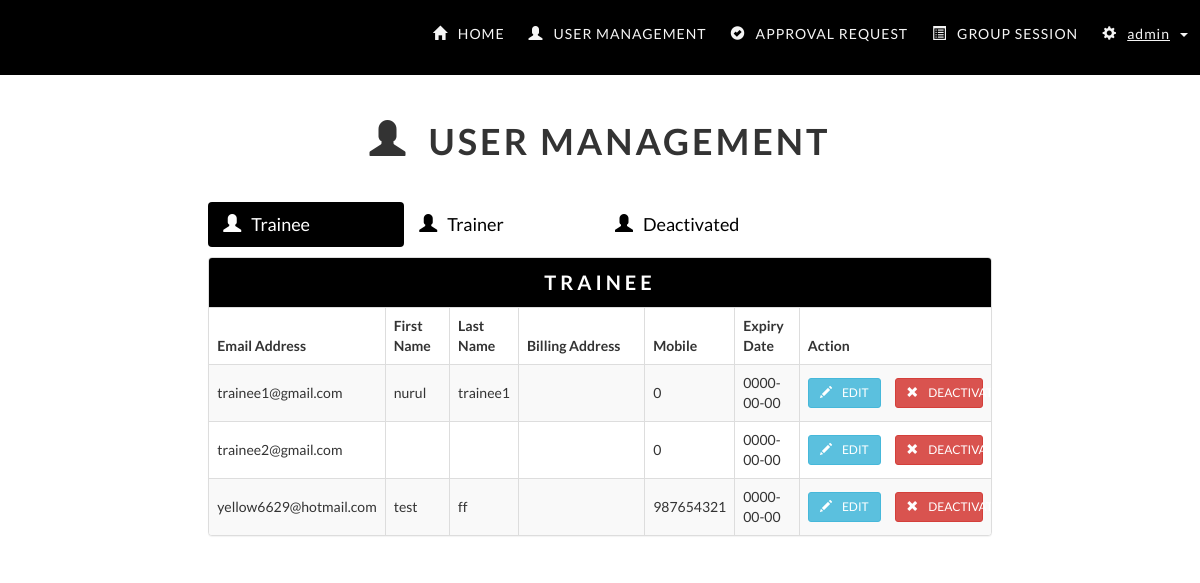
/administrator/user-management.php, run on the app's committed database.
### tables this page shows
CREATE TABLE `users` (
  `email` varchar(255) NOT NULL,
  `firstName` varchar(35) NOT NULL,
  `lastName` varchar(35) NOT NULL,
  `phoneNumber` int(8) NOT NULL,
  `profilePicture` varchar(255) NOT NULL,
  `role` varchar(10) NOT NULL,
  `password` varchar(50) NOT NULL,
  `status` int(1) NOT NULL,
  `address` varchar(255) NOT NULL,
  `subscription` varchar(255) NOT NULL,
  `registerDate` date NOT NULL,
  `expiryDate` date NOT NULL
);

### administrator/loadUserInfo.php (the view, shortened to what this page needs)
<?php
function getTrainee() {
    require('../database/dbconfig.php');
    $sql = "SELECT * FROM users WHERE role = 'trainee' and status = 1";
    $req = $conn->prepare($sql);
    $req->execute();
    $rows = $req->fetchAll();
    if (!empty($rows)) {
        foreach ($rows as $row):
            $email = $row['email'];
            $firstName = $row['firstName'];
            $lastName = $row['lastName'];
            $address = $row['address'];
            $mobile = $row['phoneNumber'];
            $expiryDate = $row['expiryDate'];
            echo "<tr>";
            echo "<td class=\"col-md-1\">$email</td>";
            echo "<td class=\"col-md-1\">$firstName</td>";
            echo "<td class=\"col-md-1\">$lastName</td>";
            echo "<td class=\"col-md-2\">$address</td>";
            echo "<td class=\"col-md-1\">$mobile</td>";
            echo "<td class=\"col-md-1\">$expiryDate</td>";
            echo "<td class=\"col-md-3 padding-l15-r15\" >";
            echo "<a data-toggle=\"modal\" data-target=\"#editUserModal\" onclick=\"setEditInfo('$email','$firstName', '$lastName', '$address', '$mobile')\" class=\"btn btn-info btn-sm col-md-5\"><span class=\"glyphicon glyphicon-pencil icon-space\"></span>EDIT</a>";
            echo "<a data-toggle=\"modal\" data-target=\"#deactivateUserModal\" onclick=\"setDeactivateInfo('$email')\" class=\"btn btn-danger btn-sm col-md-offset-1 col-md-6\"><span class=\"glyphicon glyphicon-remove icon-space\"></span>DEACTIVATE</a>";
            echo "</td></tr>";
        endforeach;
    }
    else {
        echo "<tr><td colspan = \"7\" style=\"text-align:center;\">";
        echo "No trainee record found";
        echo "</td></tr>";
    }
}

### administrator/css/style.css (style rules this page uses)
body { margin-top: 80px; padding: 20px; font-family: Lato; }
.padding-l15-r15 { padding-left:15px; padding-right:15px; }

### administrator/css/user-management.css (style rules this page uses)
.icon-space { margin-right: 10px; }
.table > tbody > tr > td { vertical-align: middle; }

### administrator/css/navbar.css (style rules this page uses)
.icon-space { margin-right: 10px; }

### data on the page
users: email "trainee1@gmail.com", firstName "nurul", lastName "trainee1", phoneNumber "0", expiryDate "0000-00-00"
users: email "trainee2@gmail.com", phoneNumber "0", expiryDate "0000-00-00"
users: email "yellow6629@hotmail.com", firstName "test", lastName "ff", phoneNumber "987654321", expiryDate "0000-00-00"
